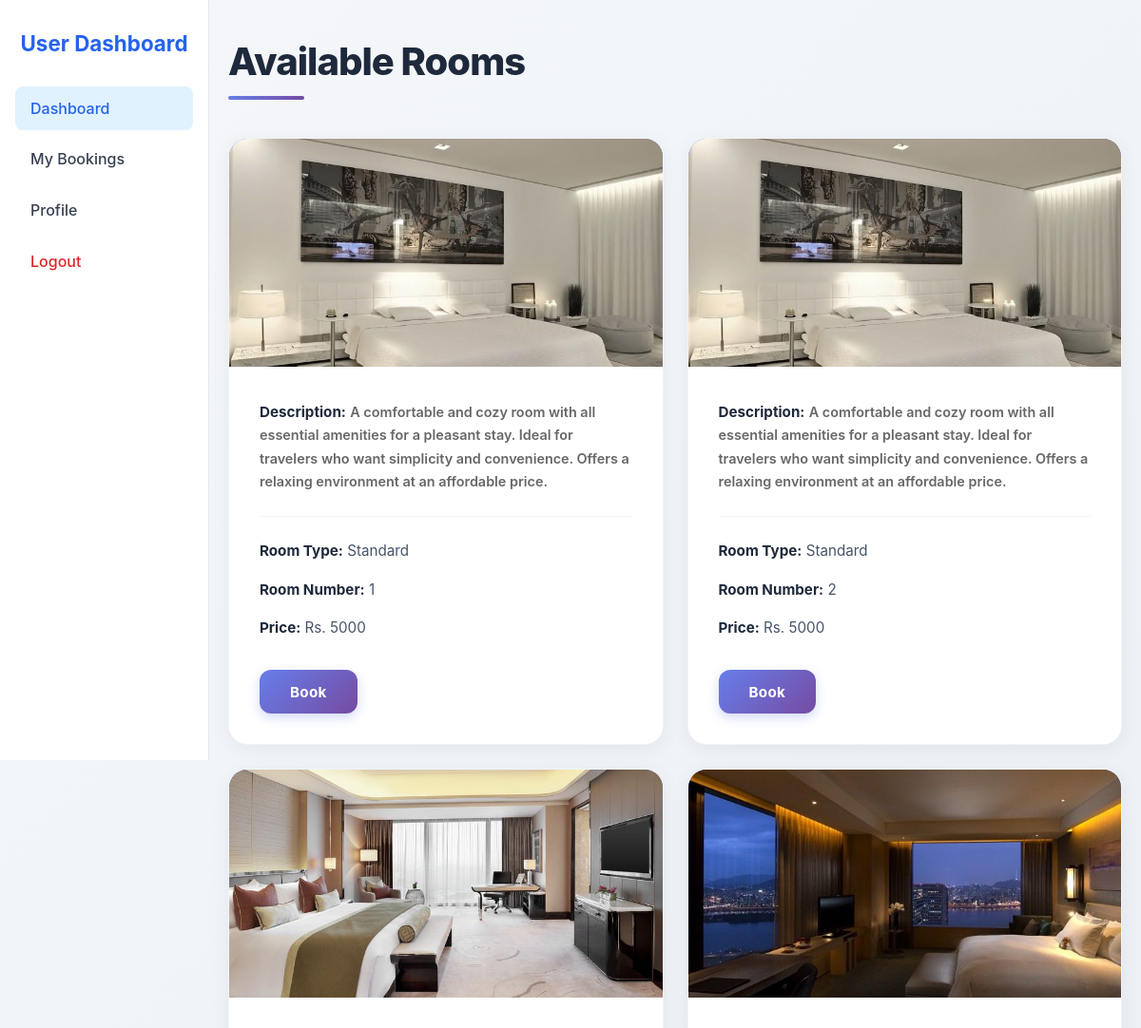
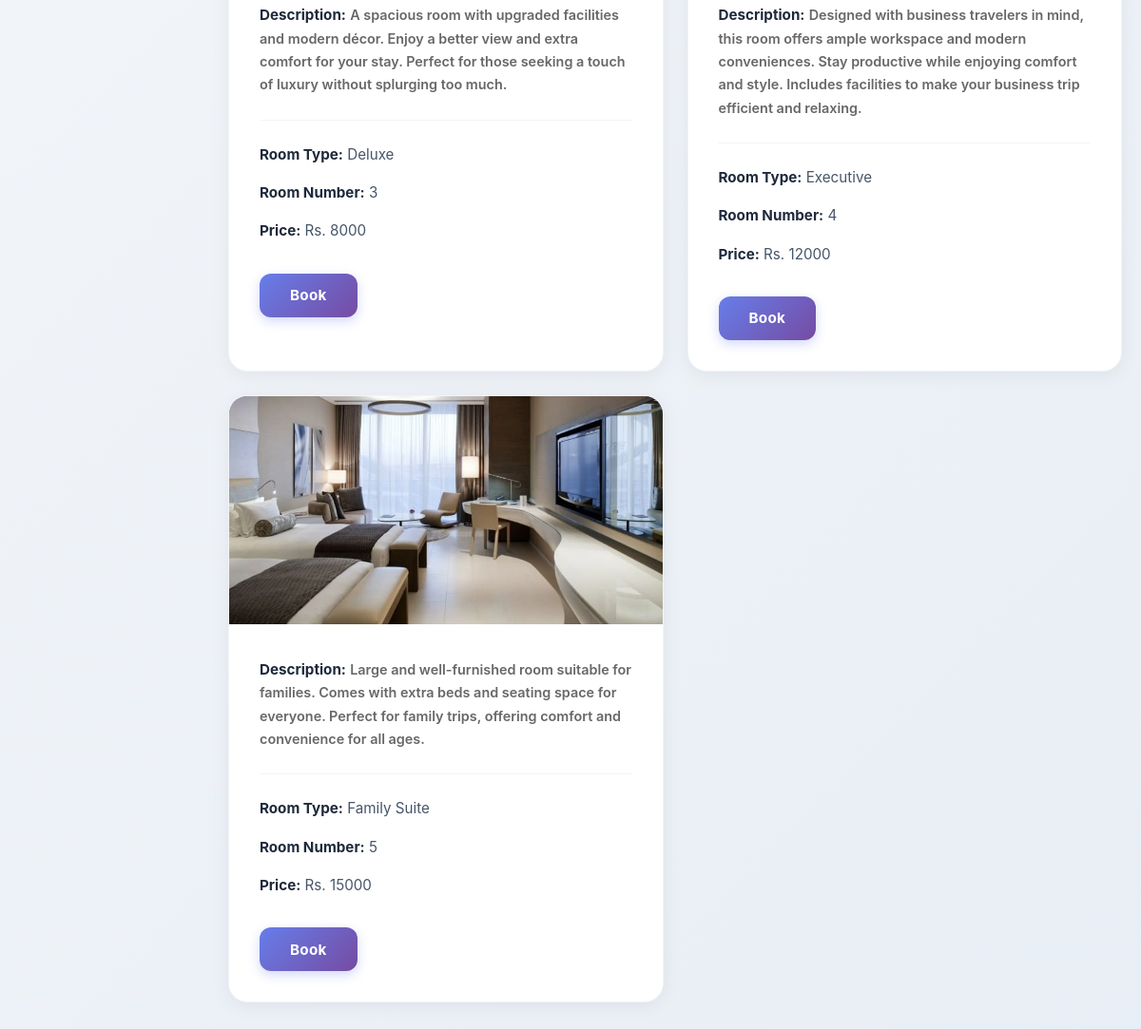
The page /user_dashboard (signed in) on the database its author committed (2 pictures, top to bottom).
### tables this page shows
CREATE TABLE rooms (
            room_id INTEGER PRIMARY KEY AUTOINCREMENT,
            room_number TEXT UNIQUE NOT NULL,
            room_type_id INTEGER NOT NULL,
            price_per_night INTEGER,
            FOREIGN KEY(room_type_id) REFERENCES room_types(room_type_id) ON DELETE CASCADE
        );

CREATE TABLE room_types (
            room_type_id INTEGER PRIMARY KEY AUTOINCREMENT,
            room_type_name TEXT UNIQUE NOT NULL,
            description TEXT,
            price_per_night INTEGER,
            image_path TEXT
        );

### app.py (the view)
@app.route("/user_dashboard")
@login_required
def user_dashboard():
    if session.get("is_admin"):
        flash("User access required.", "danger")
        return redirect(url_for("admin_dashboard"))
    session.pop('_flashes', None)
    conn = get_db_connection()
    available_rooms = conn.execute("""
        SELECT t1.*, t2.image_path, t2.room_type_name, t2.description
        FROM rooms t1
        LEFT JOIN room_types t2 ON t1.room_type_id = t2.room_type_id
    """).fetchall()
    conn.close()
    return render_template("user_dashboard.html", available_rooms=available_rooms)

### app.py (called while the page is built)
def get_db_connection():
    conn = sqlite3.connect(DB_PATH)
    conn.row_factory = sqlite3.Row
    conn.execute("PRAGMA foreign_keys = ON")
    return conn

def login_required(f):
    @wraps(f)
    def decorated(*args, **kwargs):
        if "user_id" not in session:
            flash("Please login first.", "warning")
            return redirect(url_for("login"))
        return f(*args, **kwargs)
    return decorated

### templates/user_dashboard.html (shortened to what this page needs)
<!DOCTYPE html>
<html lang="en">
<head>
</head>
<body>
    <div class="dashboard">
        <aside class="sidebar">
            <h2>User Dashboard</h2>
            <nav>
                <a href="{{ url_for('user_dashboard') }}" class="active">Dashboard</a>
                <a href="{{ url_for('my_bookings') }}">My Bookings</a>
                <a href="{{ url_for('user_profile') }}">Profile</a>
                <a href="{{ url_for('logout') }}" class="logout">Logout</a>
            </nav>
        </aside>
        <section class="rooms-section">
            <h2 class="section-title">Available Rooms</h2>
            <div class="rooms-grid">
                {% for r in available_rooms %}
                <div class="room-card">
                    {% if r.image_path %}
                    <img src="{{ url_for('static', filename='uploads/rooms/' ~ r.image_path) }}" alt="Room Image">
                    {% endif %}
                    <div class="room-info">
                        <p><strong>Description:</strong> <span
                                style="color: rgba(87, 87, 87, 0.904); font-weight: 600; font-size: 0.9rem;">{{
                                r.description }}</span></p>
                        <p><strong>Room Type:</strong> {{ r.room_type_name }}</p>
                        <p><strong>Room Number:</strong> {{ r.room_number }}</p>
                        <p><strong>Price:</strong> Rs. {{ r.price_per_night }}</p>
                        <a href="{{ url_for('book_room', room_id=r.room_id) }}" class="btn btn-primary">Book</a>
                    </div>
                </div>
                {% else %}
                <div class="empty-state">
                    <p>No rooms available right now.</p>
                </div>
                {% endfor %}
            </div>
        </section>
    </div>
</body>
</html>

### templates/user_dashboard.html (style rules this page uses)
* { margin: 0; padding: 0; box-sizing: border-box; }
body { font-family: 'Inter', -apple-system, BlinkMacSystemFont, 'Segoe UI', Arial, sans-serif; background: linear-gradient(135deg, #f5f7fa 0%, #e8eef5 100%); color: #1e293b; }
.dashboard { display: flex; min-height: 100vh; }
.sidebar { width: 220px; background: #ffffff; border-right: 1px solid #e5e7eb; padding: 2rem 1rem; position: fixed; height: 100vh; }
.sidebar h2 { font-size: 1.4rem; font-weight: 700; text-align: center; margin-bottom: 2rem; color: #2563eb; }
.sidebar nav { display: flex; flex-direction: column; gap: 0.5rem; }
.sidebar nav a { padding: 0.8rem 1rem; color: #374151; text-decoration: none; border-radius: 8px; font-weight: 500; transition: all 0.2s ease-in-out; }
.sidebar nav a:hover, .sidebar nav a.active { background: #e0f2fe; color: #2563eb; }
.sidebar nav a.logout { margin-top: auto; color: #dc2626; }
.rooms-section { flex: 1; margin-left: 220px; padding: 40px 20px; width: calc(100% - 220px); }
.section-title { font-size: 2.5rem; font-weight: 800; color: #1e293b; margin-bottom: 2.5rem; letter-spacing: -1px; position: relative; padding-bottom: 1rem; }
.section-title::after { content: ''; position: absolute; left: 0; bottom: 0; width: 80px; height: 4px; background: linear-gradient(135deg, #667eea 0%, #764ba2 100%); border-radius: 2px; }
.rooms-grid { display: grid; grid-template-columns: repeat(auto-fill, minmax(350px, 1fr)); gap: 25px; }
.room-card { background: white; border-radius: 20px; overflow: hidden; box-shadow: 0 4px 20px rgba(0, 0, 0, 0.06); transition: all 0.4s cubic-bezier(0.4, 0, 0.2, 1); border: 1px solid #f1f5f9; }
.room-card img { width: 100%; height: 240px; object-fit: cover; background: linear-gradient(135deg, #667eea 0%, #764ba2 100%); transition: transform 0.4s ease; }
.room-info { padding: 2rem; }
.room-info p { margin-bottom: 1rem; font-size: 0.95rem; color: #475569; line-height: 1.6; }
.room-info p strong { color: #1e293b; font-weight: 700; }
.room-info p:first-child { margin-bottom: 1.5rem; padding-bottom: 1.5rem; border-bottom: 1px solid #f1f5f9; }
.room-info p:first-child span { color: #64748b; font-weight: 500; font-size: 0.9rem; }
.btn { display: inline-block; padding: 0.85rem 2rem; background: linear-gradient(135deg, #667eea 0%, #764ba2 100%); color: white; text-decoration: none; border-radius: 12px; font-weight: 700; font-size: 0.95rem; transition: all 0.3s cubic-bezier(0.4, 0, 0.2, 1); margin-top: 1rem; text-align: center; box-shadow: 0 4px 12px rgba(102, 126, 234, 0.3); letter-spacing: 0.3px; }

### rows shown on the page
rooms: image_path (picture), description "A comfortable and cozy room with all essential amenities for a pleasant stay. Ideal for travelers who want simplicity and convenience. Offers a relaxing environment at an affordable price.", room_type_name "Standard", room_number "1", price_per_night "5000"
rooms: image_path (picture), description "A comfortable and cozy room with all essential amenities for a pleasant stay. Ideal for travelers who want simplicity and convenience. Offers a relaxing environment at an affordable price.", room_type_name "Standard", room_number "2", price_per_night "5000"
rooms: image_path (picture), description "A spacious room with upgraded facilities and modern décor. Enjoy a better view and extra comfort for your stay. Perfect for those seeking a touch of luxury without splurging too much.", room_type_name "Deluxe", room_number "3", price_per_night "8000"
rooms: image_path (picture), description "Designed with business travelers in mind, this room offers ample workspace and modern conveniences. Stay productive while enjoying comfort and style. Includes facilities to make your business trip efficient and relaxing.", room_type_name "Executive", room_number "4", price_per_night "12000"
rooms: image_path (picture), description "Large and well-furnished room suitable for families. Comes with extra beds and seating space for everyone. Perfect for family trips, offering comfort and convenience for all ages.", room_type_name "Family Suite", room_number "5", price_per_night "15000"
